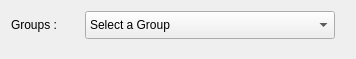
<?xml version="1.0" encoding="UTF-8"?>
<ui version="4.0">
 <class>Form</class>
 <widget class="QWidget" name="Form">
  <property name="geometry">
   <rect>
    <x>0</x>
    <y>0</y>
    <width>356</width>
    <height>59</height>
   </rect>
  </property>
  <property name="windowTitle">
   <string>Form</string>
  </property>
  <layout class="QFormLayout" name="formLayout">
   <item row="0" column="0">
    <layout class="QHBoxLayout" name="horizontalLayout">
     <item>
      <widget class="QLabel" name="container_label">
       <property name="sizePolicy">
        <sizepolicy hsizetype="Fixed" vsizetype="Fixed">
         <horstretch>0</horstretch>
         <verstretch>0</verstretch>
        </sizepolicy>
       </property>
       <property name="minimumSize">
        <size>
         <width>68</width>
         <height>28</height>
        </size>
       </property>
       <property name="maximumSize">
        <size>
         <width>68</width>
         <height>28</height>
        </size>
       </property>
       <property name="text">
        <string>Groups :</string>
       </property>
      </widget>
     </item>
     <item>
      <widget class="QComboBox" name="group_list">
       <property name="sizePolicy">
        <sizepolicy hsizetype="Fixed" vsizetype="Fixed">
         <horstretch>0</horstretch>
         <verstretch>0</verstretch>
        </sizepolicy>
       </property>
       <property name="minimumSize">
        <size>
         <width>250</width>
         <height>28</height>
        </size>
       </property>
       <property name="maximumSize">
        <size>
         <width>250</width>
         <height>28</height>
        </size>
       </property>
       <property name="currentText">
        <string>Select a Group</string>
       </property>
       <item>
        <property name="text">
         <string>Select a Group</string>
        </property>
       </item>
      </widget>
     </item>
    </layout>
   </item>
  </layout>
 </widget>
 <resources/>
 <connections/>
</ui>
